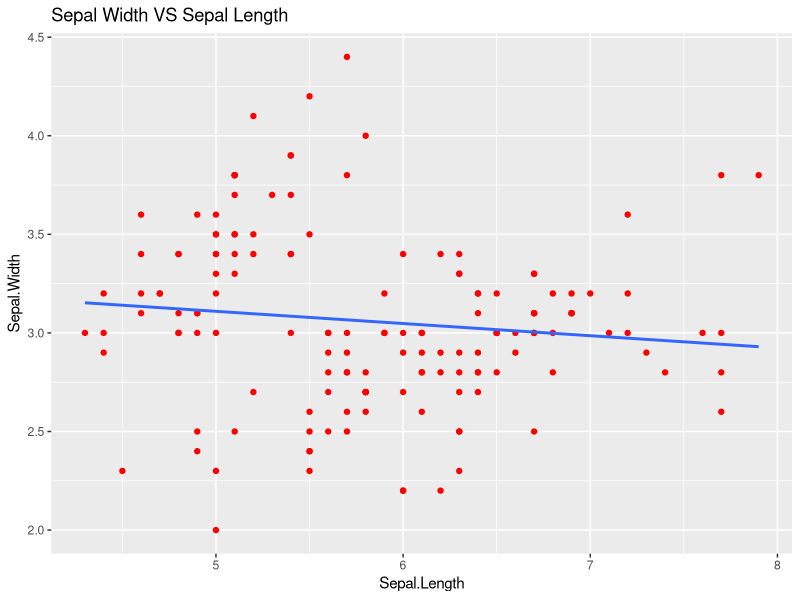
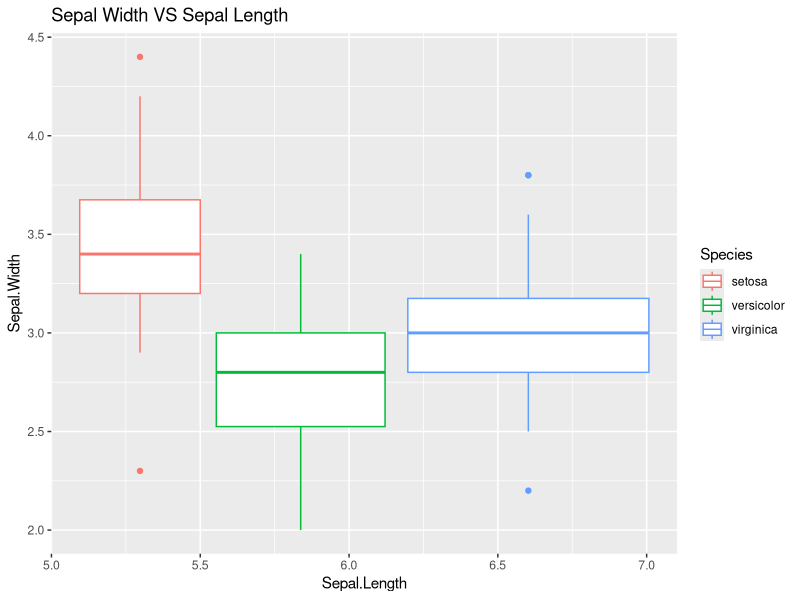
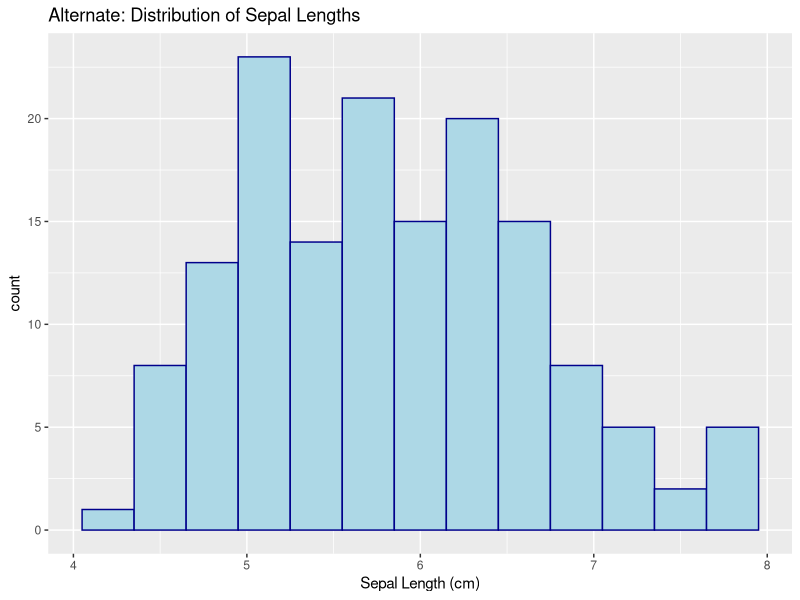
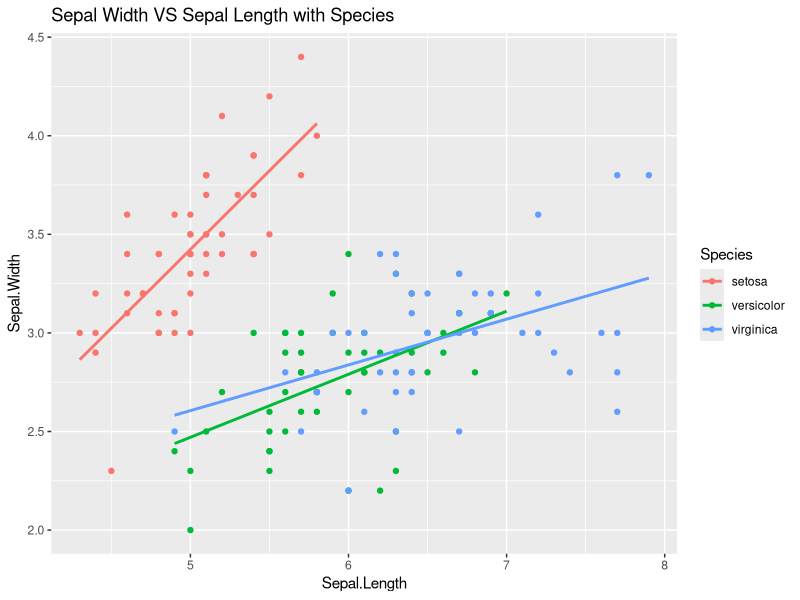
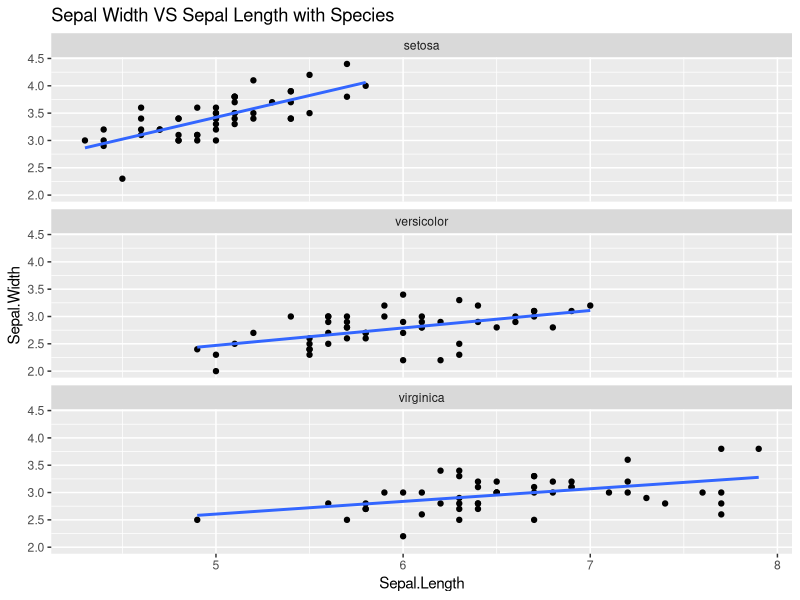
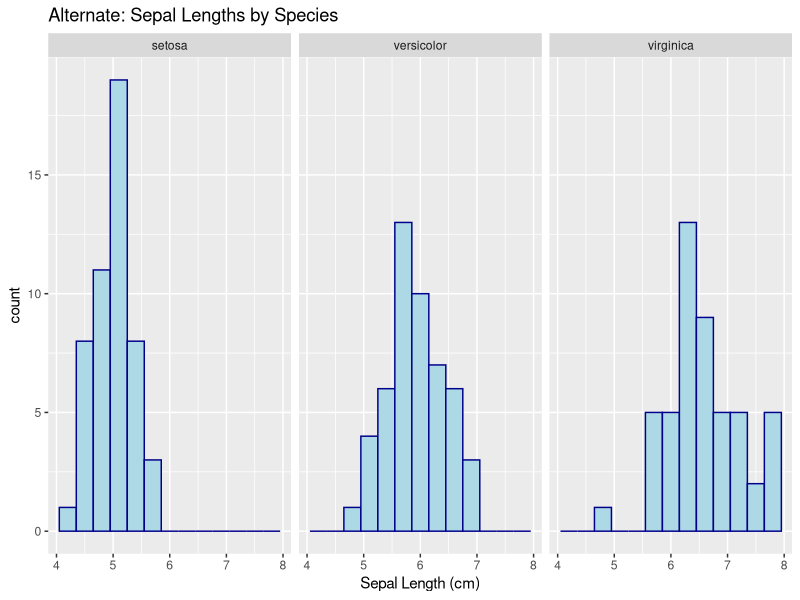
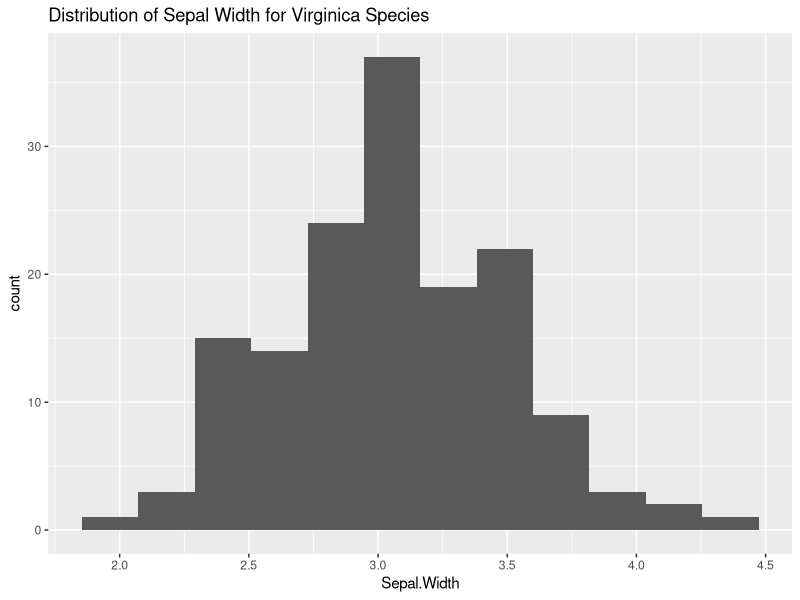

Recreate these plots in R, in order.
## ---- chunk 1
knitr::opts_chunk$set(echo = TRUE)
## ---- chunk 2
library(ggplot2)
ggplot(data = iris) +
  geom_point(aes(x = Sepal.Length, y = Sepal.Width), color = "red") +
  geom_smooth(formula = y~x, aes(x = Sepal.Length, y = Sepal.Width),
              method = "lm", se =FALSE) +
  labs(title = "Sepal Width VS Sepal Length")

ggplot(iris) + 
  geom_boxplot(aes(x = Sepal.Length, y = Sepal.Width, color = Species)) +
  labs(title = "Sepal Width VS Sepal Length")

## ---- chunk 3
ggplot(iris) +
  geom_histogram(
    aes(x = Sepal.Length), binwidth = 0.3, fill = "lightblue", color = "darkblue"
  ) + 
  labs(title = "Alternate: Distribution of Sepal Lengths", x = "Sepal Length (cm)")
## ---- chunk 4
ggplot(data = iris,
       aes(
          x = Sepal.Length,
          y = Sepal.Width,
           color = Species
      )
      ) +
      geom_point() +
      geom_smooth(method = "lm", se = FALSE, formula = y~x) +
  labs(title = "Sepal Width VS Sepal Length with Species")

ggplot(data= iris, aes(x = Sepal.Length, y = Sepal.Width)) +
  geom_point() +
  geom_smooth(formula = y~x, method = "lm", se = F) +
  facet_wrap( ~ Species, nrow = 3) +
  labs(title = "Sepal Width VS Sepal Length with Species")
## ---- chunk 5
ggplot(iris) +
  geom_histogram(
    aes(x = Sepal.Length), binwidth = 0.3, fill = "lightblue", color = "darkblue"
  ) + 
  labs(title = "Alternate: Sepal Lengths by Species", x = "Sepal Length (cm)") +
      facet_wrap( ~Species)
## ---- chunk 6
library(tidyverse) # Note: only needs to be loaded once, at the top

iris %>% 
  group_by(iris = "Virginica", Sepal.Width) %>%
  summarise(n = n())

ggplot(iris) + 
  geom_histogram(aes(x = Sepal.Width, Species = "Virginica"), 
                 bins = 12) +
  labs(title = "Distribution of Sepal Width for Virginica Species")


